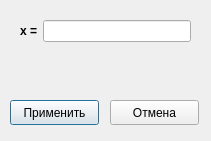
<?xml version="1.0" encoding="UTF-8"?>
<ui version="4.0">
 <class>XWindow</class>
 <widget class="QDialog" name="XWindow">
  <property name="geometry">
   <rect>
    <x>0</x>
    <y>0</y>
    <width>211</width>
    <height>141</height>
   </rect>
  </property>
  <property name="windowTitle">
   <string>Dialog</string>
  </property>
  <widget class="QPushButton" name="pushButton_apply">
   <property name="geometry">
    <rect>
     <x>10</x>
     <y>100</y>
     <width>89</width>
     <height>25</height>
    </rect>
   </property>
   <property name="text">
    <string>Применить</string>
   </property>
  </widget>
  <widget class="QPushButton" name="pushButton_cancel">
   <property name="geometry">
    <rect>
     <x>110</x>
     <y>100</y>
     <width>89</width>
     <height>25</height>
    </rect>
   </property>
   <property name="text">
    <string>Отмена</string>
   </property>
  </widget>
  <widget class="QWidget" name="formLayoutWidget">
   <property name="geometry">
    <rect>
     <x>20</x>
     <y>20</y>
     <width>171</width>
     <height>41</height>
    </rect>
   </property>
   <layout class="QFormLayout" name="formLayout">
    <item row="0" column="0">
     <widget class="QLabel" name="label_x">
      <property name="font">
       <font>
        <bold>true</bold>
       </font>
      </property>
      <property name="text">
       <string>x =</string>
      </property>
     </widget>
    </item>
    <item row="0" column="1">
     <widget class="QLineEdit" name="x"/>
    </item>
   </layout>
  </widget>
  <widget class="QLabel" name="label_err">
   <property name="geometry">
    <rect>
     <x>50</x>
     <y>70</y>
     <width>151</width>
     <height>17</height>
    </rect>
   </property>
   <property name="font">
    <font>
     <bold>true</bold>
    </font>
   </property>
   <property name="text">
    <string/>
   </property>
  </widget>
 </widget>
 <resources/>
 <connections/>
</ui>
